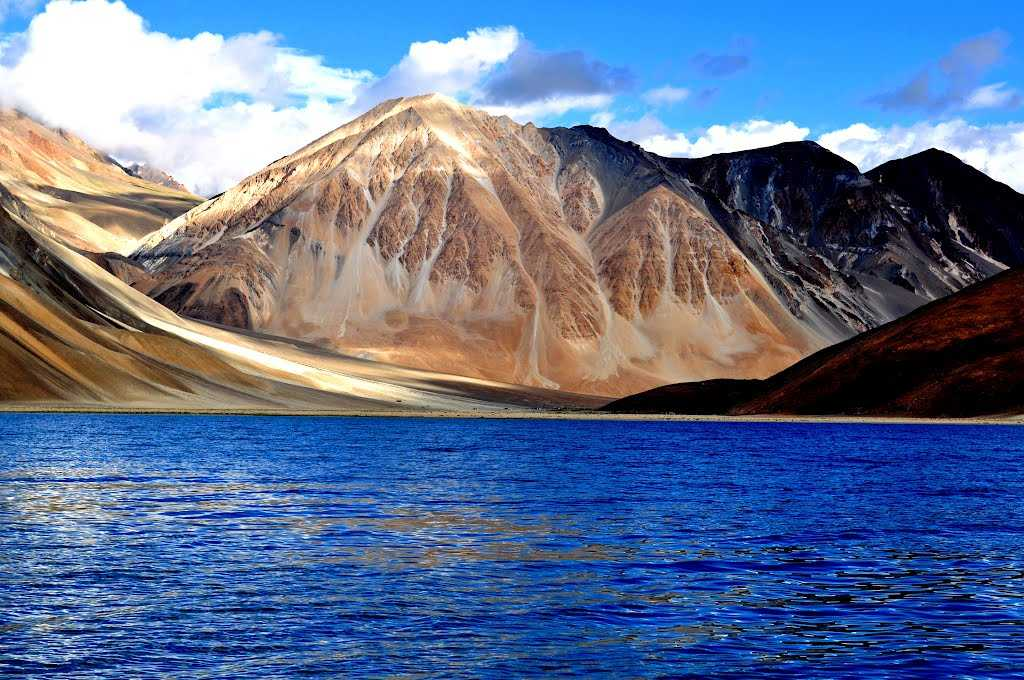
#> input picture image.jpg, 1024 x 680 px, given in place of the camera
$ python motion.py
#> lines starting #> are read from the running program, lines starting #| are printed output that depends on the picture
import cv2
import pandas,time
from datetime import datetime
first_frame = None
status_list = [None,None]
times = []
#Data Frame to store the time values during which object detection and movement appears.
df = pandas.DataFrame(columns=["Start","End"])
video = cv2.VideoCapture(0,cv2.CAP_DSHOW) #create a video capture object to record video using webcam
while True:
    check,frame = video.read()
#> frame is the input picture: shape (680, 1024, 3); mean B, G, R 146.1, 113, 95.2
    #Status at the beginning of the object is 0 as the object is not visible.
    status = 0
    gray = cv2.cvtColor(frame,cv2.COLOR_BGR2GRAY) #convert the frame color to gray scale
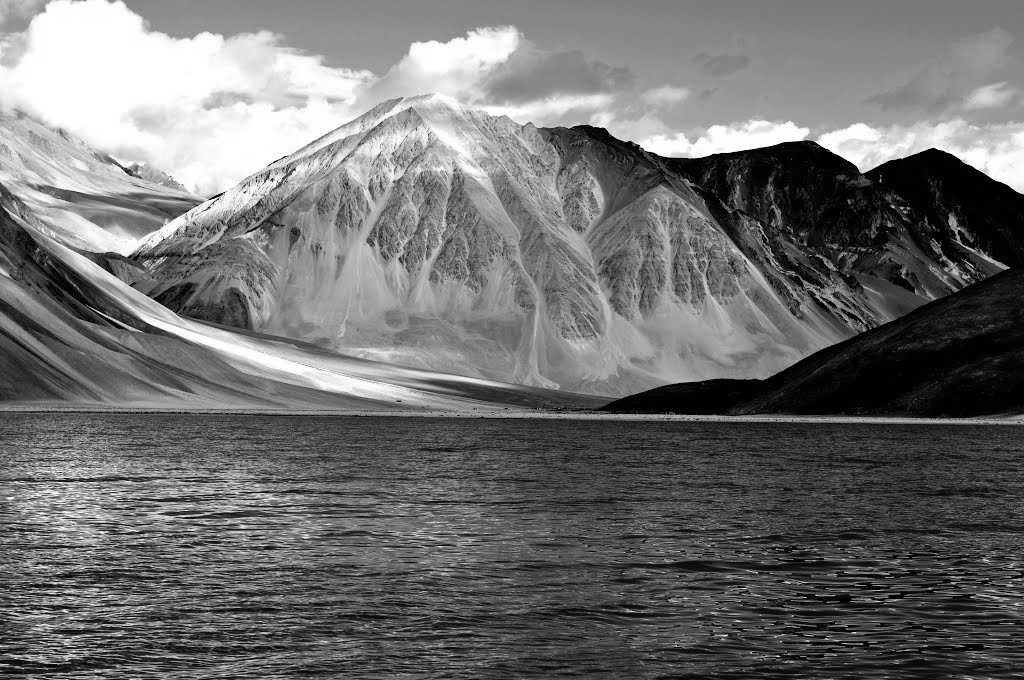
#> gray: shape (680, 1024); min 0, max 255, mean 111.5
    gray = cv2.GaussianBlur(gray,(21,21),0) #convert the grayscale frame to Gaussian Blur
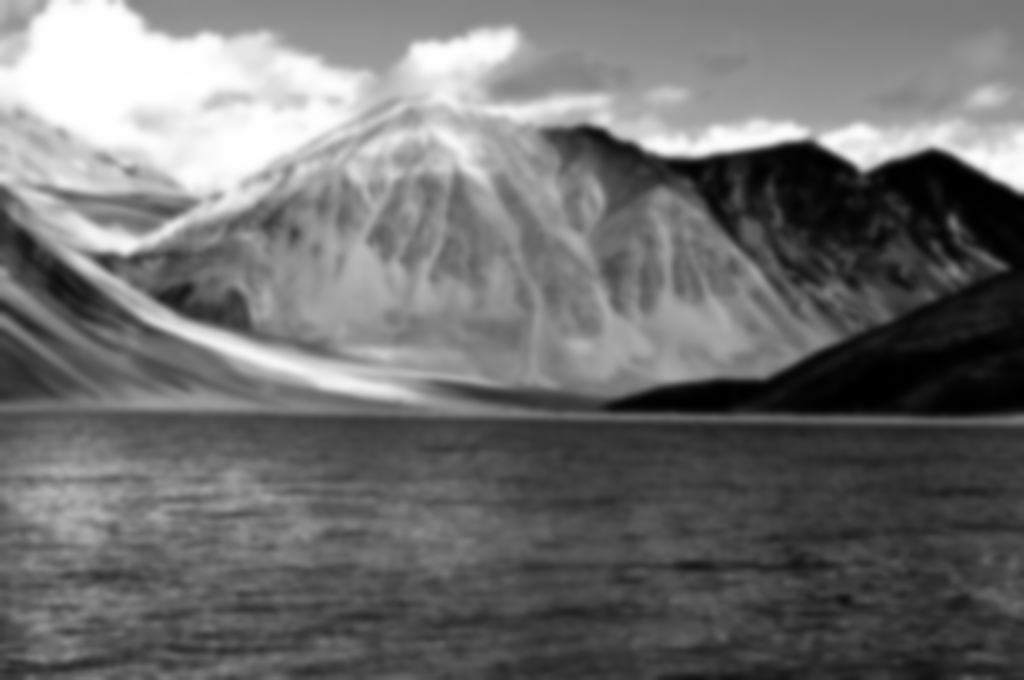
#> gray: shape (680, 1024); min 0, max 255, mean 111.5
    if first_frame is None:
        first_frame = gray
        continue                #This is used to store first image frame or the video.
    delta_frame = cv2.absdiff(first_frame,gray) #It calculates the difference between the first frame and the other frames.
    #Provides a threshold value such that it will convert the difference value with less than 30 to black. If the difference is greather than 30 it will convert those pixels to white.
    thresh_delta = cv2.threshold(delta_frame,30,255,cv2.THRESH_BINARY)[1]
    thresh_delta = cv2.dilate(thresh_delta,None,iterations = 0)
    #Define the contour Area. Basically add the borders
    (cnts, _) = cv2.findContours(thresh_delta.copy(),cv2.RETR_EXTERNAL, cv2.CHAIN_APPROX_SIMPLE)
    #Removes noise and shadows. Basically it will keep only that part white, which has area grater than 1000 pixels.
    for contour in cnts:
        if cv2.contourArea(contour)<10000:
            continue
        #change in status when the object is being detected.
        status = 1
        #creates a rectangular box around the object in the frame.
        (x,y,w,h)=cv2.boundingRect(contour)
        cv2.rectangle(frame,(x,y),(x+w,y+h),(0,255,0),3)
    #List of status for every frame
    status_list.append(status)
    status_list = status_list[-2:]
    #Record date time in list when change occurs
    if status_list[-1]==1 and status_list[-2]==0:
        times.append(datetime.now())
    if status_list[-1]==0 and status_list[-2]==1:
        times.append(datetime.now())
    cv2.imshow('frame',frame)
    cv2.imshow('Capturing',gray)
    cv2.imshow('delta',delta_frame)
    cv2.imshow('thresh',thresh_delta)
    #Frame will change in 1 ,illisecond
    key = cv2.waitKey(1)
    #This will beak the loop once the user presses q
    if key == ord('q'):
        break

print(status_list)
print(times)
#Store time values in data Frame
for i in range(0,len(times),2):
    df = df.append({"Start":times[i],"End":times[i+1]},ignore_index=True)
#> this loop made 0 passes

#Write the dataFrame to a CSV file
df.to_csv("Times.csv")
video.release()
#All the windows gets closed.
cv2.destroyAllWindows()
